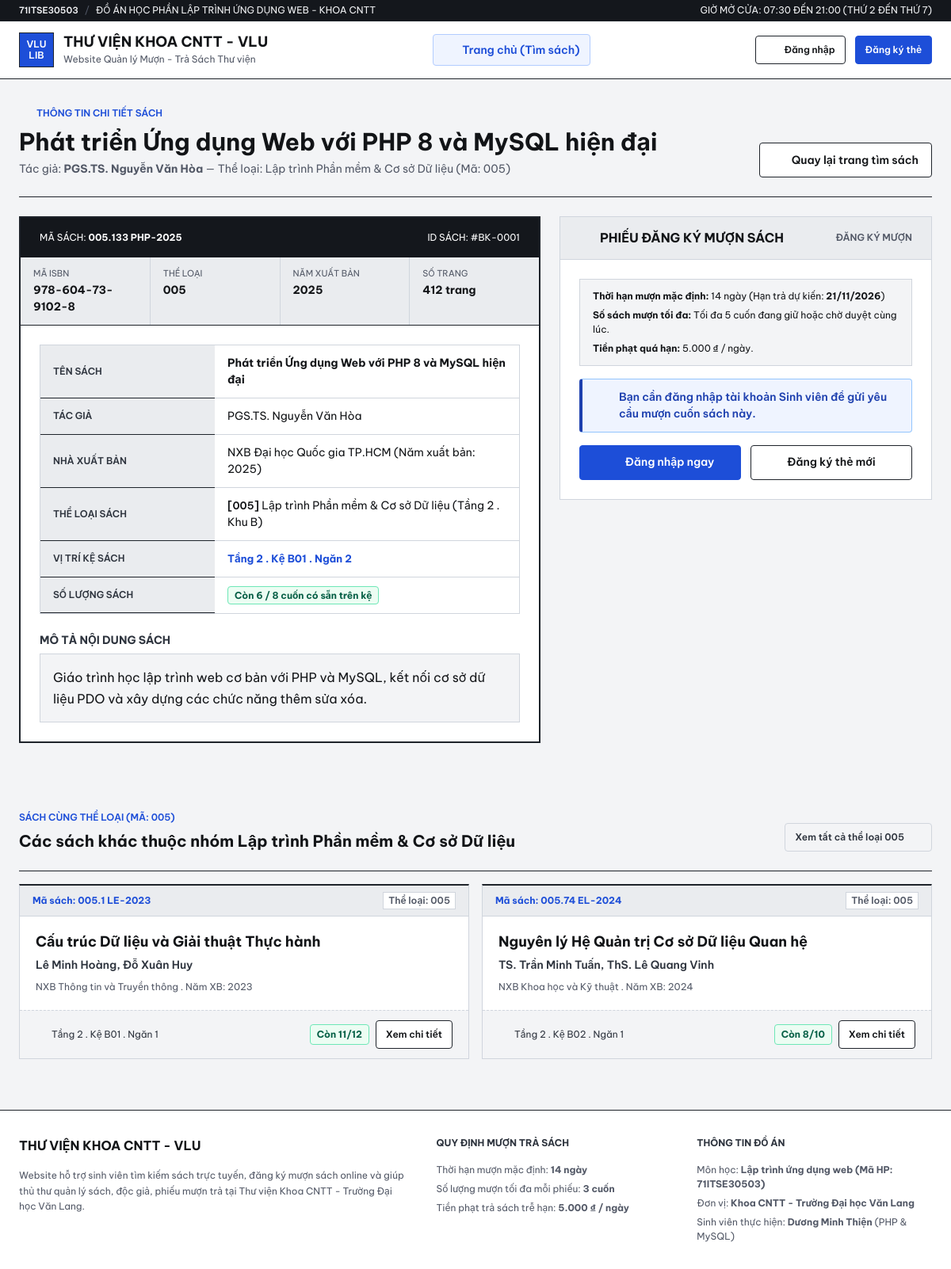
Page /book.php?id=1 on the committed database.
### tables this page shows
CREATE TABLE books (
    id INT AUTO_INCREMENT PRIMARY KEY,
    category_id INT NOT NULL,
    isbn VARCHAR(25) NOT NULL UNIQUE,
    call_number VARCHAR(30) NOT NULL UNIQUE,
    title VARCHAR(200) NOT NULL,
    author VARCHAR(150) NOT NULL,
    publisher VARCHAR(120) NOT NULL,
    publish_year SMALLINT NOT NULL,
    pages SMALLINT DEFAULT 250,
    shelf_location VARCHAR(60) NOT NULL,
    total_copies INT NOT NULL DEFAULT 1,
    available_copies INT NOT NULL DEFAULT 1,
    summary TEXT DEFAULT NULL,
    created_at DATETIME NOT NULL DEFAULT CURRENT_TIMESTAMP,
    CONSTRAINT fk_books_category FOREIGN KEY (category_id)
        REFERENCES categories(id) ON UPDATE CASCADE ON DELETE RESTRICT,
    INDEX idx_books_search (title, author, call_number)
);

CREATE TABLE categories (
    id INT AUTO_INCREMENT PRIMARY KEY,
    dewey_code VARCHAR(10) NOT NULL UNIQUE,
    name VARCHAR(100) NOT NULL,
    shelf_zone VARCHAR(50) NOT NULL,
    description TEXT DEFAULT NULL,
    created_at DATETIME NOT NULL DEFAULT CURRENT_TIMESTAMP
);

### includes/functions.php (called while the page is built, shortened)
<?php
require_once __DIR__ . '/icons.php';
function e($value)
{
    return htmlspecialchars((string)$value, ENT_QUOTES, 'UTF-8');
}
function formatVND($amount)
{
    $num = (float)$amount;
    return number_format($num, 0, ',', '.') . ' ₫';
}
function baseUrl($path = '')
{
    $scriptDir = str_replace('\\', '/', dirname($_SERVER['SCRIPT_NAME'] ?? '/'));
    $root = preg_replace('#/librarian$#', '', rtrim($scriptDir, '/'));
    $cleanPath = ltrim($path, '/');
    return ($root === '' ? '' : $root) . '/' . $cleanPath;
}

### includes/auth.php (called while the page is built, shortened)
<?php
require_once __DIR__ . '/functions.php';
function currentUser()
{
    return $_SESSION['user'] ?? null;
}

### book.php (the view, shortened to what this page needs)
<?php
require_once __DIR__ . '/includes/auth.php';
$pdo = getDB();
$bookId = isset($_GET['id']) ? (int)$_GET['id'] : (int)($_POST['book_id'] ?? 0);
$stmt = $pdo->prepare("
    SELECT b.*, c.dewey_code, c.name AS category_name, c.shelf_zone
    FROM books b
    INNER JOIN categories c ON c.id = b.category_id
    WHERE b.id = :id
    LIMIT 1
");
$stmt->execute(['id' => $bookId]);
$book = $stmt->fetch();
$relStmt = $pdo->prepare("
    SELECT b.*, c.dewey_code, c.name AS category_name
    FROM books b
    INNER JOIN categories c ON c.id = b.category_id
    WHERE b.category_id = :cid AND b.id != :bid
    ORDER BY b.call_number ASC
    LIMIT 4
");
$relStmt->execute([
    'cid' => (int)$book['category_id'],
    'bid' => $bookId,
]);
$relatedBooks = $relStmt->fetchAll();
$avail = (int)$book['available_copies'];
$total = (int)$book['total_copies'];
$isAvail = $avail > 0;
require_once __DIR__ . '/includes/header.php';
?>
<div class="container">
    <div class="page-header">
        <div>
            <div class="page-header-meta">
                <?= icon('book', 14) ?>
                <span>THÔNG TIN CHI TIẾT SÁCH</span>
            </div>
            <h1 class="page-title"><?= e($book['title']) ?></h1>
            <p class="page-subtitle">Tác giả: <strong><?= e($book['author']) ?></strong> &mdash; Thể loại: <?= e($book['category_name']) ?> (Mã: <?= e($book['dewey_code']) ?>)</p>
        </div>
        <div class="page-actions">
            <a href="<?= e(baseUrl('index.php')) ?>" class="btn btn-secondary">
                <?= icon('arrow-left', 16) ?>
                <span>Quay lại trang tìm sách</span>
            </a>
        </div>
    </div>
    <div class="split-layout">
        <article class="book-detail-sheet">
            <div class="book-detail-header">
                <span>MÃ SÁCH: <strong><?= e($book['call_number']) ?></strong></span>
                <span>ID SÁCH: #BK-<?= str_pad((string)$book['id'], 4, '0', STR_PAD_LEFT) ?></span>
            </div>
            <div class="book-meta-grid">
                <div class="book-meta-cell">
                    <div class="book-meta-label">MÃ ISBN</div>
                    <div class="book-meta-val"><?= e($book['isbn']) ?></div>
                </div>
                <div class="book-meta-cell">
                    <div class="book-meta-label">THỂ LOẠI</div>
                    <div class="book-meta-val"><?= e($book['dewey_code']) ?></div>
                </div>
                <div class="book-meta-cell">
                    <div class="book-meta-label">NĂM XUẤT BẢN</div>
                    <div class="book-meta-val"><?= (int)$book['publish_year'] ?></div>
                </div>
                <div class="book-meta-cell">
                    <div class="book-meta-label">SỐ TRANG</div>
                    <div class="book-meta-val"><?= (int)$book['pages'] ?> trang</div>
                </div>
            </div>
            <div class="panel-body">
                <div class="table-responsive" style="margin-bottom: var(--space-6);">
                    <table class="data-table">
                        <tbody>
                            <tr>
                                <th style="width: 220px;">Tên sách</th>
                                <td><strong><?= e($book['title']) ?></strong></td>
                            </tr>
                            <tr>
                                <th>Tác giả</th>
                                <td><?= e($book['author']) ?></td>
                            </tr>
                            <tr>
                                <th>Nhà xuất bản</th>
                                <td><?= e($book['publisher']) ?> (Năm xuất bản: <span class="mono-num"><?= (int)$book['publish_year'] ?></span>)</td>
                            </tr>
                            <tr>
                                <th>Thể loại sách</th>
                                <td><span class="mono-code">[<?= e($book['dewey_code']) ?>]</span> <?= e($book['category_name']) ?> (<?= e($book['shelf_zone']) ?>)</td>
                            </tr>
                            <tr>
                                <th>Vị trí kệ sách</th>
                                <td>
                                    <span class="mono-code" style="color: var(--accent-stamp); font-weight: 700;">
                                        <?= e($book['shelf_location']) ?>
                                    </span>
                                </td>
                            </tr>
                            <tr>
                                <th>Số lượng sách</th>
                                <td>
                                    <span class="copy-counter <?= $isAvail ? 'is-available' : 'is-out' ?>">
                                        <?= $isAvail ? 'Còn ' . $avail . ' / ' . $total . ' cuốn có sẵn trên kệ' : 'Đã mượn hết (0 / ' . $total . ' cuốn)' ?>
                                    </span>
                                </td>
                            </tr>
                        </tbody>
                    </table>
                </div>
                <h2 style="font-size: var(--text-sm); text-transform: uppercase; font-weight: 700; color: var(--text-secondary); margin-bottom: var(--space-2);">
                    MÔ TẢ NỘI DUNG SÁCH
                </h2>
                <p style="color: var(--text-ink); line-height: 1.65; background-color: var(--bg-paper); padding: var(--space-4); border: 1px solid var(--border-rule);">
                    <?= !empty($book['summary']) ? nl2br(e($book['summary'])) : 'Chưa có mô tả nội dung cho cuốn sách này.' ?>
                </p>
            </div>
        </article>
        <aside class="panel">
            <div class="panel-header">
                <h2 class="panel-title">
                    <?= icon('receipt', 18) ?>
                    <span>PHIẾU ĐĂNG KÝ MƯỢN SÁCH</span>
                </h2>
                <span class="mono-code" style="font-size: var(--text-xs); color: var(--text-muted);">ĐĂNG KÝ MƯỢN</span>
            </div>
            <div class="panel-body">
                <div style="padding: var(--space-3) var(--space-4); background-color: var(--bg-paper); border: 1px solid var(--border-rule); margin-bottom: var(--space-4); font-size: var(--text-xs);">
                    <p style="margin-bottom: 6px;">
                        <strong>Thời hạn mượn mặc định:</strong> <span class="mono-num"><?= DEFAULT_BORROW_DAYS ?> ngày</span> (Hạn trả dự kiến: <strong class="mono-num"><?= date('d/m/Y', strtotime('+' . DEFAULT_BORROW_DAYS . ' days')) ?></strong>)
                    </p>
                    <p style="margin-bottom: 6px;">
                        <strong>Số sách mượn tối đa:</strong> Tối đa <span class="mono-num"><?= MAX_ACTIVE_LOANS_PER_READER ?> cuốn</span> đang giữ hoặc chờ duyệt cùng lúc.
                    </p>
                    <p>
                        <strong>Tiền phạt quá hạn:</strong> <span class="mono-num"><?= formatVND(FINE_PER_DAY_VND) ?> / ngày</span>.
                    </p>
                </div>
                <?php if (!$user): ?>
                    <div class="flash-banner flash-info" style="margin-bottom: var(--space-4);">
                        <?= icon('user', 18) ?>
                        <span>Bạn cần đăng nhập tài khoản Sinh viên để gửi yêu cầu mượn cuốn sách này.</span>
                    </div>
                    <div style="display: flex; gap: var(--space-3);">
                        <a href="<?= e(baseUrl('login.php')) ?>" class="btn btn-primary btn-block">
                            <?= icon('user', 16) ?>
                            <span>Đăng nhập ngay</span>
                        </a>
                        <a href="<?= e(baseUrl('register.php')) ?>" class="btn btn-secondary btn-block">
                            <span>Đăng ký thẻ mới</span>
                        </a>
                    </div>
                <?php endif; ?>
            </div>
        </aside>
    </div>
    <?php if (!empty($relatedBooks)): ?>
        <section style="margin-top: var(--space-8);" aria-label="Sách cùng thể loại">
            <div class="page-header" style="padding-top: var(--space-4); margin-bottom: var(--space-4);">
                <div>
                    <div class="page-header-meta">SÁCH CÙNG THỂ LOẠI (MÃ: <?= e($book['dewey_code']) ?>)</div>
                    <h2 style="font-size: var(--text-xl);">Các sách khác thuộc nhóm <?= e($book['category_name']) ?></h2>
                </div>
                <a href="<?= e(baseUrl('index.php?cat=' . urlencode($book['dewey_code']))) ?>" class="btn btn-ghost btn-sm">
                    <span>Xem tất cả thể loại <?= e($book['dewey_code']) ?></span>
                    <?= icon('arrow-right', 14) ?>
                </a>
            </div>
            <div class="catalog-grid">
                <?php foreach ($relatedBooks as $rel): ?>
                    <?php
                    $relAvail = (int)$rel['available_copies'];
                    $relTotal = (int)$rel['total_copies'];
                    ?>
                    <article class="index-card">
                        <div class="call-spine">
                            <span class="call-number-tag">Mã sách: <?= e($rel['call_number']) ?></span>
                            <span class="dewey-tag">Thể loại: <?= e($rel['dewey_code']) ?></span>
                        </div>
                        <div class="index-card-body">
                            <h3 class="index-card-title">
                                <a href="<?= e(baseUrl('book.php?id=' . (int)$rel['id'])) ?>">
                                    <?= e($rel['title']) ?>
                                </a>
                            </h3>
                            <p class="index-card-author"><?= e($rel['author']) ?></p>
                            <p class="index-card-pub"><?= e($rel['publisher']) ?> . Năm XB: <?= (int)$rel['publish_year'] ?></p>
                        </div>
                        <div class="index-card-footer">
                            <span class="shelf-tag">
                                <?= icon('archive', 14) ?>
                                <span><?= e($rel['shelf_location']) ?></span>
                            </span>
                            <div style="display: flex; align-items: center; gap: var(--space-2);">
                                <span class="copy-counter <?= $relAvail > 0 ? 'is-available' : 'is-out' ?>">
                                    Còn <?= $relAvail ?>/<?= $relTotal ?>
                                </span>
                                <a href="<?= e(baseUrl('book.php?id=' . (int)$rel['id'])) ?>" class="btn btn-secondary btn-sm">
                                    <span>Xem chi tiết</span>
                                </a>
                            </div>
                        </div>
                    </article>
                <?php endforeach; ?>
            </div>
        </section>
    <?php endif; ?>
</div>
<?php require_once __DIR__ . '/includes/footer.php'; ?>

### includes/icons.php (shortened to what this page needs)
<?php
function icon($name, $size = 18, $class = '')
{
    $cls = trim('svg-icon ' . $class);
    $attrs = sprintf(
        'width="%d" height="%d" viewBox="0 0 24 24" fill="none" stroke="currentColor" stroke-width="1.5" stroke-linecap="round" stroke-linejoin="round" class="%s" aria-hidden="true"',
        (int)$size,
        (int)$size,
        htmlspecialchars($cls)
    );
    $inner = $paths[$name] ?? $paths['book'];
    return sprintf('<svg %s>%s</svg>', $attrs, $inner);
}

### assets/css/tokens.css (style rules this page uses)
:root { --bg-paper: #F3F4F6; --bg-card: #FFFFFF; --bg-subtle: #EAECEF; --bg-invert: #14171C; --text-ink: #121417; --text-secondary: #2E343E; --text-muted: #525866; --text-on-accent: #FFFFFF; --border-rule: #D0D5DD; --border-mid: #98A2B3; --border-strong: #1E232A; --accent-stamp: #1D4ED8; --accent-stamp-hover: #1E40AF; --accent-stamp-soft: #EFF4FF; --accent-stamp-border: #B2CCFF; --status-pending-bg: #FEF6EE; --status-pending-fg: #9A3412; --status-pending-border: #FDBA74; --status-borrowed-bg: #EFF4FF; --status-borrowed-fg: #1E40AF; --status-borrowed-border: #93C5FD; --status-overdue-bg: #FEF2F2; --status-overdue-fg: #B91C1C; --status-overdue-border: #FCA5A5; --status-returned-bg: #ECFDF3; --status-returned-fg: #065F46; --status-returned-border: #6EE7B7; --status-rejected-bg: #F2F4F7; --status-rejected-fg: #344054; --status-rejected-border: #D0D5DD; --font-display: 'Be Vietnam Pro', -apple-system, BlinkMacSystemFont, 'Segoe UI', Roboto, sans-serif; --font-sans: 'Be Vietnam Pro', -apple-system, BlinkMacSystemFont, 'Segoe UI', Roboto, sans-serif; --font-mono: 'Be Vietnam Pro', -apple-system, BlinkMacSystemFont, 'Segoe UI', Roboto, sans-serif; --text-xs: 0.75rem; --text-sm: 0.875rem; --text-base: 1rem; --text-lg: 1.125rem; --text-xl: 1.25rem; --text-2xl: 1.5rem; --text-3xl: 1.875rem; --text-4xl: 2.25rem; --space-1: 4px; --space-2: 8px; --space-3: 12px; --space-4: 16px; --space-5: 20px; --space-6: 24px; --space-8: 32px; --space-12: 48px; --space-16: 64px; --radius-none: 0px; --radius-sm: 4px; --radius-md: 6px; --ease-out-quart: ease-out; --ease-out-expo: ease-out; --duration-fast: 150ms; --duration-normal: 200ms; --container-max: 1320px; }

### rows in the picture
books: title "Phát triển Ứng dụng Web với PHP 8 và MySQL hiện đại", author "PGS.TS. Nguyễn Văn Hòa", category.name "Lập trình Phần mềm & Cơ sở Dữ liệu", category.dewey_code "005", call_number "005.133 PHP-2025", id "0001", isbn "978-604-73-9102-8", publish_year "2025", pages "412", publisher "NXB Đại học Quốc gia TP.HCM", category.shelf_zone "Tầng 2 . Khu B", shelf_location "Tầng 2 . Kệ B01 . Ngăn 2", available_copies "6", total_copies "8", summary "Giáo trình học lập trình web cơ bản với PHP và MySQL, kết nối cơ sở dữ liệu PDO và xây dựng các chức năng thêm sửa xóa."
books: call_number "005.1 LE-2023", category.dewey_code "005", title "Cấu trúc Dữ liệu và Giải thuật Thực hành", author "Lê Minh Hoàng, Đỗ Xuân Huy", publisher "NXB Thông tin và Truyền thông", publish_year "2023", shelf_location "Tầng 2 . Kệ B01 . Ngăn 1", available_copies "11", total_copies "12"
books: call_number "005.74 EL-2024", category.dewey_code "005", title "Nguyên lý Hệ Quản trị Cơ sở Dữ liệu Quan hệ", author "TS. Trần Minh Tuấn, ThS. Lê Quang Vinh", publisher "NXB Khoa học và Kỹ thuật", publish_year "2024", shelf_location "Tầng 2 . Kệ B02 . Ngăn 1", available_copies "8", total_copies "10"

### other values in the picture
APP_CODE "71ITSE30503"
APP_NAME "THƯ VIỆN KHOA CNTT - VLU"
APP_SUBTITLE "Website Quản lý Mượn - Trả Sách Thư viện"
DEFAULT_BORROW_DAYS "14"
date('d/m/Y', strtotime('+' . DEFAULT_BORROW_DAYS . ' days')) "21/11/2026"
MAX_ACTIVE_LOANS_PER_READER "5"
formatVND(FINE_PER_DAY_VND) "5.000 ₫"
MAX_BOOKS_PER_LOAN "3"
